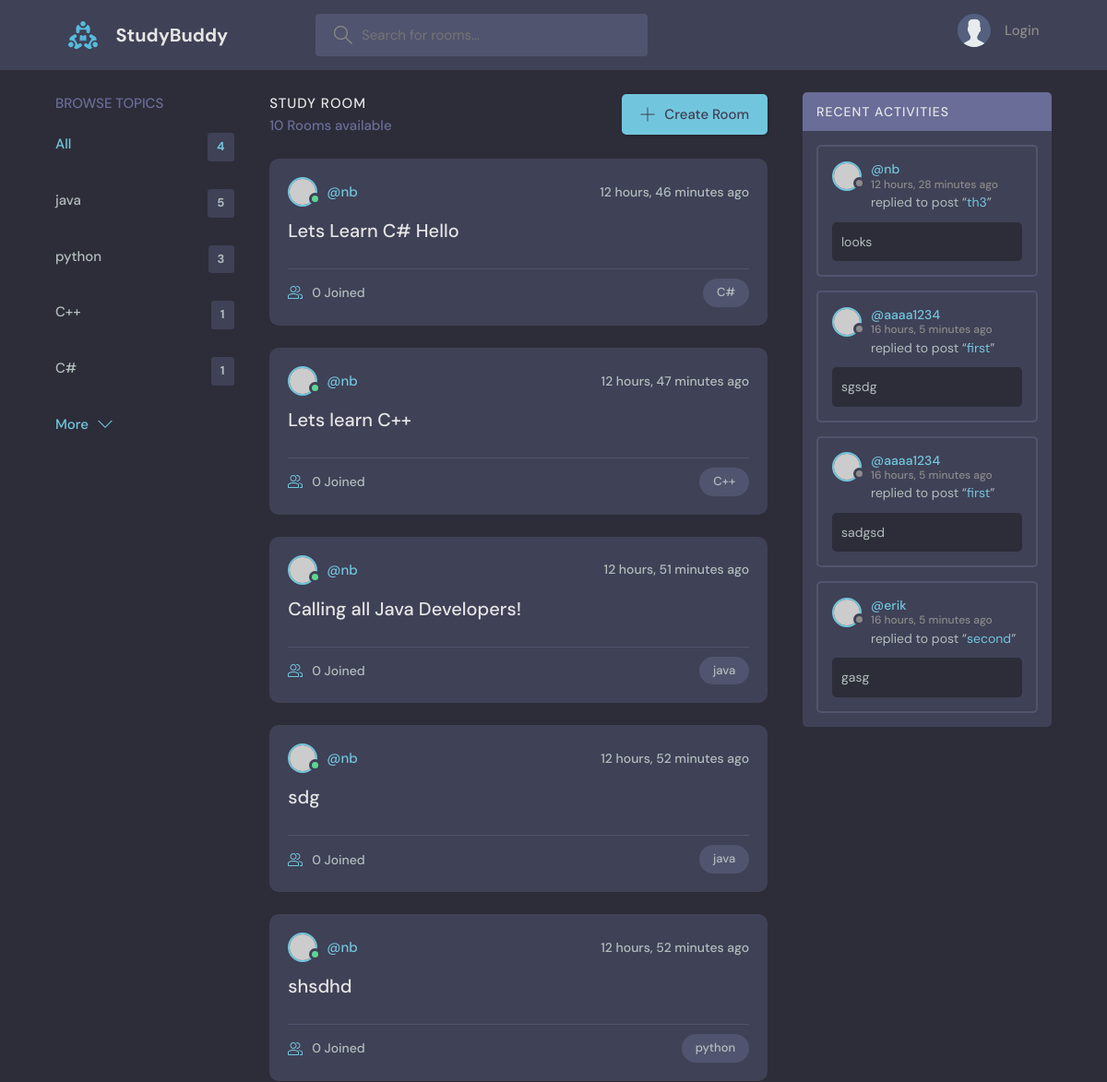
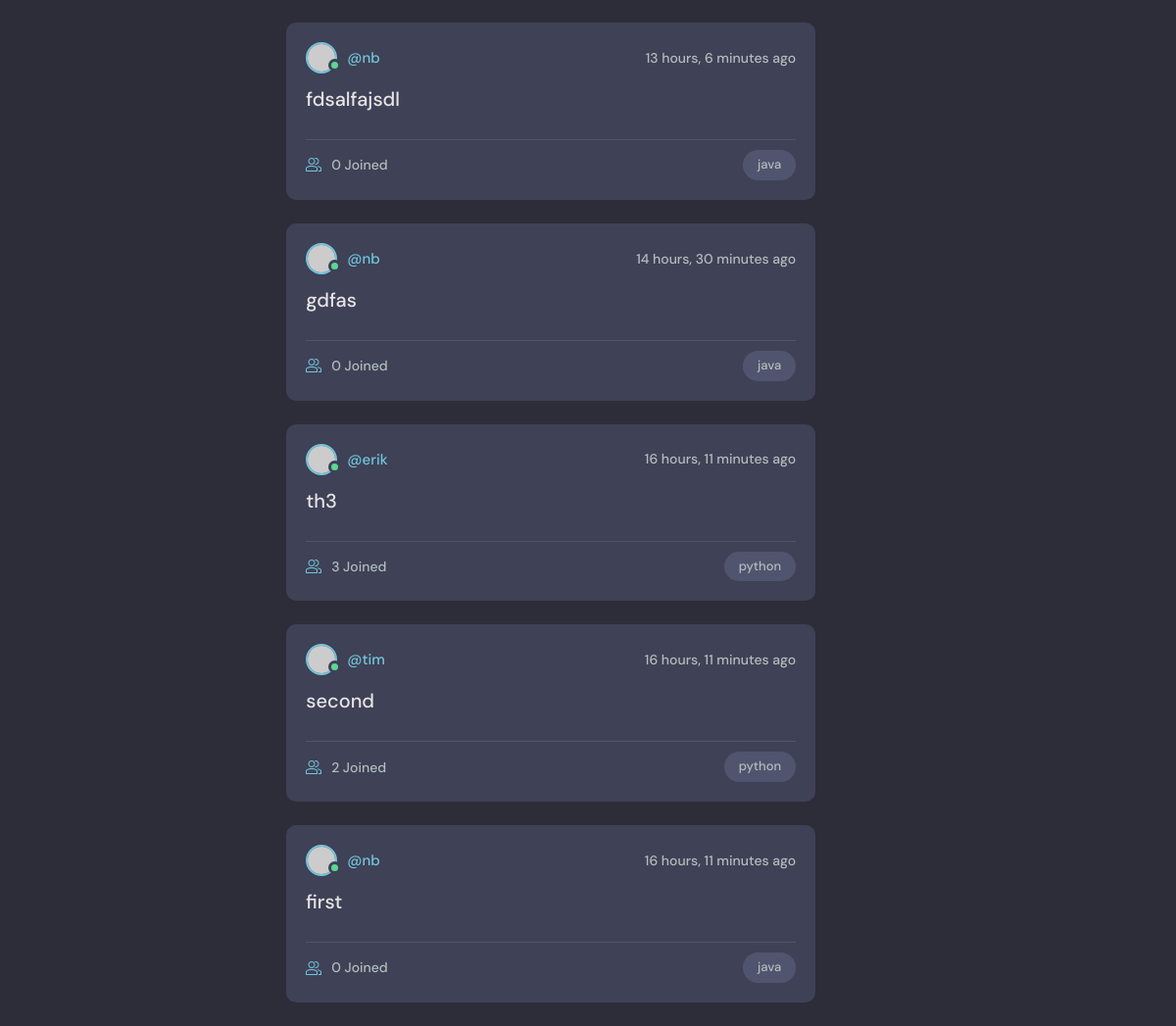
The page / on the database its author committed (2 pictures, top to bottom).
### base/models.py (models this page shows, shortened)
class Topic(models.Model):
    name = models.CharField(max_length=200)

class Room(models.Model):
    host = models.ForeignKey(User, on_delete=models.SET_NULL, null=True)
    topic = models.ForeignKey(Topic, on_delete=models.SET_NULL, null=True)
    name = models.CharField(max_length=200)
    description = models.TextField(null=True, blank=True)
    participants = models.ManyToManyField(
        User, related_name='participants', blank=True)
    updated = models.DateTimeField(auto_now=True)
    created = models.DateTimeField(auto_now_add=True)
    class Meta:
        ordering = ['-updated', '-created']
    def __str__(self):
        return self.name

class Message(models.Model):
    user = models.ForeignKey(User, on_delete=models.CASCADE)
    room = models.ForeignKey(Room, on_delete=models.CASCADE)
    body = models.TextField()
    updated = models.DateTimeField(auto_now=True)
    created = models.DateTimeField(auto_now_add=True)
    class Meta:
        ordering = ['-updated', '-created']

### base/views.py (the view)
# urls.py: path('', views.home, name="home"),
def home(request):
    q = request.GET.get('q') if request.GET.get('q') != None else ''
    rooms = Room.objects.filter(
        Q(topic__name__icontains=q) |
        Q(name__icontains=q)|
        Q(description__icontains=q)
        )
    topics = Topic.objects.all()[0:5]
    room_count = rooms.count()
    room_messages = Message.objects.filter(
        Q(room__topic__name__icontains=q))
    context = {'rooms':rooms, 'topics':topics,
               'room_count' :room_count, 'room_messages':room_messages}
    return render(request, 'base/home.html', context)

### base/templates/base/home.html (shortened to what this page needs)
{% extends 'main.html' %}
{% block content %}
<main class="layout layout--3">
  <div class="container">
    {% include 'base/topics_component.html' %}
    <div class="roomList">
      <div class="roomList__header">
        <div>
          <h2>Study Room</h2>
          <p>{{ room_count }} Rooms available</p>
        </div>
        <a class="btn btn--main" href="{% url 'create-room' %}">
          <svg version="1.1" xmlns="http://www.w3.org/2000/svg" width="32" height="32" viewBox="0 0 32 32">
            <title>add</title>
            <path
              d="M16.943 0.943h-1.885v14.115h-14.115v1.885h14.115v14.115h1.885v-14.115h14.115v-1.885h-14.115v-14.115z">
            </path>
          </svg>
          Create Room
        </a>
      </div>
      {% include 'base/feed_component.html' %}
    </div>
    {% include 'base/activity_component.html' %}
  </div>
</main>
{% endblock %}

### base/templates/base/topics_component.html
<div class="topics">
    <div class="topics__header">
        <h2>Browse Topics</h2>
    </div>
    <ul class="topics__list">
        <li>
            <a href="{% url 'home' %}" class="active">All <span>{{ topics.count }}</span></a>
        </li>
        {% for topic in topics%}
        <li>
            <a href="{% url 'home' %}?q={{ topic.name }}">{{ topic.name }} <span>{{topic.room_set.all.count}}</span></a>
        </li>
        {% endfor %}
    </ul>
    <a class="btn btn--link" href="{% url 'topics' %}">
        More
        <svg version="1.1" xmlns="http://www.w3.org/2000/svg" width="32" height="32" viewBox="0 0 32 32">
            <title>chevron-down</title>
            <path d="M16 21l-13-13h-3l16 16 16-16h-3l-13 13z"></path>
        </svg>
    </a>
</div>

### base/templates/base/feed_component.html (shortened to what this page needs)
{% for room in rooms %}
<div class="roomListRoom">
    <div class="roomListRoom__header">
        <a href="{% url 'user-profile' room.host.id %}" class="roomListRoom__author">
            <div class="avatar avatar--small active">
                <img src="https://randomuser.me/api/portraits/men/11.jpg" />
            </div>
            <span>@{{ room.host.username }}</span>
        </a>
        <div class="roomListRoom__actions">
            <span>{{room.created|timesince }} ago</span>
        </div>
    </div>
    <div class="roomListRoom__content">
        <a href="{% url 'room' room.id %}"> {{ room.name }}</a>
    </div>
    <div class="roomListRoom__meta">
        <a href="{% url 'room' room.id %}" class="roomListRoom__joined">
         {{ room.participants.all.count }} Joined
        </a>
        <p class="roomListRoom__topic">{{ room.topic.name }}</p>
    </div>
</div>
{% endfor %}

### base/templates/base/activity_component.html (shortened to what this page needs)
<div class="activities">
    <div class="activities__header">
        <h2>Recent Activities</h2>
    </div>
    {% for message in room_messages %}
    <div class="activities__box">
        <div class="activities__boxHeader roomListRoom__header">
            <a href="{% url 'user-profile' message.user.id %}" class="roomListRoom__author">
                <div class="avatar avatar--small">
                    <img src="https://randomuser.me/api/portraits/women/11.jpg" />
                </div>
                <p>
                    @{{ message.user }}
                    <span>{{ message.created|timesince }} ago</span>
                </p>
            </a>
        </div>
        <div class="activities__boxContent">
            <p>replied to post “<a href="{% url 'room' message.room.id %}"> {{message.room}}</a>”</p>
            <div class="activities__boxRoomContent">
                {{message.body}}
            </div>
        </div>
    </div>
    {% endfor %}
</div>

### rows shown on the page
Topic: name "java", room_set.all.count "5"
Topic: name "python", room_set.all.count "3"
Topic: name "C++", room_set.all.count "1"
Topic: name "C#", room_set.all.count "1"
Room: host.username "nb", created "12 hours, 46 minutes", name "Lets Learn C# Hello", participants.all.count "0", topic.name "C#"
Room: host.username "nb", created "12 hours, 47 minutes", name "Lets learn C++", participants.all.count "0", topic.name "C++"
Room: host.username "nb", created "12 hours, 51 minutes", name "Calling all Java Developers!", participants.all.count "0", topic.name "java"
Room: host.username "nb", created "12 hours, 52 minutes", name "sdg", participants.all.count "0", topic.name "java"
Room: host.username "nb", created "12 hours, 52 minutes", name "shsdhd", participants.all.count "0", topic.name "python"
Room: host.username "nb", created "13 hours, 6 minutes", name "fdsalfajsdl", participants.all.count "0", topic.name "java"
Room: host.username "nb", created "14 hours, 30 minutes", name "gdfas", participants.all.count "0", topic.name "java"
Room: host.username "erik", created "16 hours, 11 minutes", name "th3", participants.all.count "3", topic.name "python"
Room: host.username "tim", created "16 hours, 11 minutes", name "second", participants.all.count "2", topic.name "python"
Room: host.username "nb", created "16 hours, 11 minutes", name "first", participants.all.count "0", topic.name "java"
Message: user "nb", created "12 hours, 28 minutes", room "th3", body "looks"
Message: user "aaaa1234", created "16 hours, 5 minutes", room "first", body "sgsdg"
Message: user "aaaa1234", created "16 hours, 5 minutes", room "first", body "sadgsd"
Message: user "erik", created "16 hours, 5 minutes", room "second", body "gasg"

### other values the page prints
{{ topics.count }} "4"
{{ room_count }} "10"
